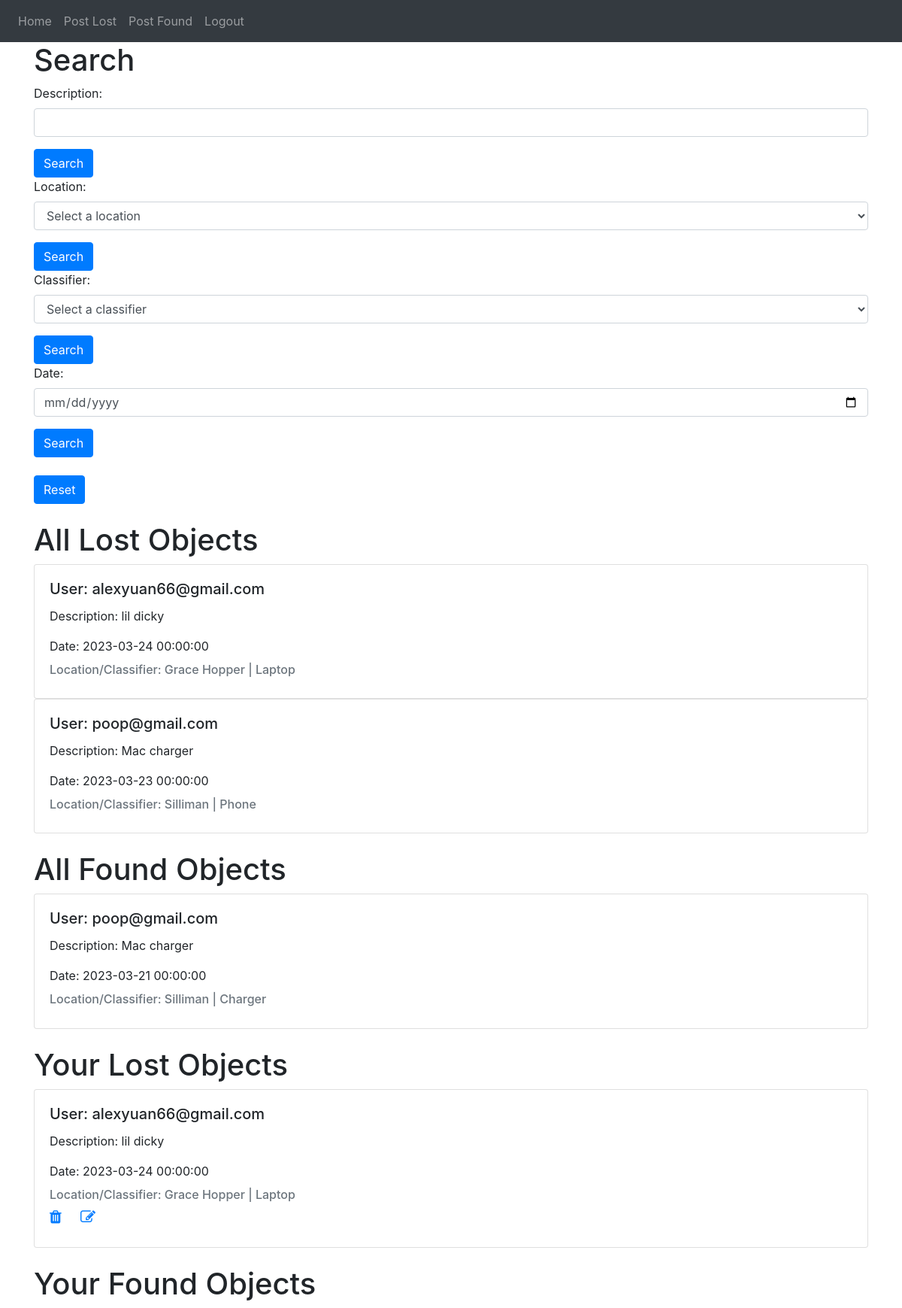
Screenshot of /home (signed in) with the database file from the repository.
### website/models.py (models this page shows)
class LostObjects(db.Model):
    __tablename__ = 'lost_objects'
    id = db.Column(db.Integer, primary_key=True)
    loster = db.Column(db.String(100), db.ForeignKey('people.username'))
    description = db.Column(db.String(1000))
    lost_date = db.Column(db.DateTime, default=datetime.utcnow)
    place = db.Column(db.String(100))
    classifier = db.Column(db.String(100))

class FoundObjects(db.Model):
    __tablename__ = 'found_objects'
    id = db.Column(db.Integer, primary_key=True)
    founder = db.Column(db.String(100), db.ForeignKey('people.username'))
    name = db.Column(db.String(100))
    description = db.Column(db.String(1000))
    found_date = db.Column(db.DateTime, default=datetime.utcnow)
    place = db.Column(db.String(100))
    classifier = db.Column(db.String(100))

### website/views.py (the view)
@views.route('/home', methods=['GET'])
def home():
    logger.debug('Getting the home page')
    user_lost_objects = LostObjects.query.filter(LostObjects.loster.contains(current_user.email)).all()
    lost_objects = LostObjects.query.all()
    user_found_objects = FoundObjects.query.filter(FoundObjects.founder.contains(current_user.email)).all()
    found_objects = FoundObjects.query.all()
    return render_template("home.html", user=current_user, lost_objects=lost_objects, found_objects=found_objects,
                           user_lost_objects=user_lost_objects, user_found_objects=user_found_objects)

### website/__init__.py (called while the page is built)
def create_app():
    app = Flask(__name__)
    app.config['SECRET_KEY'] = 'hjshjhdjah kjshkjdhjs'
    app.config['SQLALCHEMY_DATABASE_URI'] = f'sqlite:///{DB_NAME}'
    app.config['SESSION_TYPE'] = 'cookie'
    app.config['SESSION_PERMANENT'] = True
    db.init_app(app)
    from .views import views
    from .auth import auth
    app.register_blueprint(views, url_prefix='/')
    app.register_blueprint(auth, url_prefix='/')
    from .models import User
    with app.app_context():
        db.create_all()
    login_manager = LoginManager()
    login_manager.login_view = 'auth.login'
    login_manager.init_app(app)
    @login_manager.user_loader
    def load_user(id):
        return User.query.get(int(id))
    return app

### website/templates/home.html (shortened to what this page needs)
{% extends "base.html" %} {% block title %}Home{% endblock %}
{% block content %}
    <h1>Search</h1>
    <form method="POST" action="/search-objects" class="needs-validation" autocomplete="off">
        <div class="form-group">
            <label for="search">Description:</label>
            <input type="text" name="query" class="form-control" list="object_list" required>
        </div>
        <button type="submit" class="btn btn-primary">Search</button>
    </form>
    <form method="POST" action="/search-object-location" class="needs-validation">
        <div class="form-group">
            <label for="search">Location:</label>
            <select name="place" class="form-control" required>
                <option value="">Select a location</option>
            </select>
        </div>
        <button type="submit" class="btn btn-primary">Search</button>
    </form>
    <form method="POST" action="/search-object-classifier" class="needs-validation">
        <div class="form-group">
            <label for="search">Classifier:</label>
            <select name="classifier" class="form-control" required>
                <option value="">Select a classifier</option>
            </select>
        </div>
        <button type="submit" class="btn btn-primary">Search</button>
    </form>
    <form method="POST" action="/search-object-date" class="needs-validation">
        <div class="form-group">
            <label for="search">Date:</label>
            <input type="date" name="lost_date" class="form-control" required>
        </div>
        <button type="submit" class="btn btn-primary">Search</button>
    </form>
    <br>
    <form method="GET" action="/home" class="needs-validation">
        <button type="submit" class="btn btn-primary">Reset</button>
    </form>
    <br>
    <h1>All Lost Objects</h1>
    {% for lost_object in lost_objects %}
        <div class="card">
            <div class="card-body">
                <h5 class="card-title">User: {{ lost_object.loster }}</h5>
                <p class="card-text">Description: {{ lost_object.description }}</p>
                <p class="card-text">Date: {{ lost_object.lost_date }}</p>
                <h6 class="card-subtitle mb-2 text-muted">Location/Classifier: {{ lost_object.place }} | {{ lost_object.classifier }}</h6>
            </div>
        </div>
    {% endfor %}
    <br>
    <h1>All Found Objects</h1>
    {% for found_object in found_objects %}
        <div class="card">
            <div class="card-body">
                <h5 class="card-title">User: {{ found_object.founder }}</h5>
                <p class="card-text">Description: {{ found_object.description }}</p>
                <p class="card-text">Date: {{ found_object.found_date }}</p>
                <h6 class="card-subtitle mb-2 text-muted">Location/Classifier: {{ found_object.place }} | {{ found_object.classifier }}</h6>
            </div>
        </div>
    {% endfor %}
    <br>
    <h1>Your Lost Objects</h1>
    {% for user_object in user_lost_objects %}
        <div class="card">
            <div class="card-body">
                <h5 class="card-title">User: {{ user_object.loster }}</h5>
                <p class="card-text">Description: {{ user_object.description }}</p>
                <p class="card-text">Date: {{ user_object.lost_date }}</p>
                <h6 class="card-subtitle mb-2 text-muted">Location/Classifier: {{ user_object.place }} | {{ user_object.classifier }}</h6>
                <h5>
                    <a href="/delete-lost-object/{{ user_object.id }}" class="card-link">
                        <i class="fa fa-trash" aria-hidden="true"></i>
                    </a>
                    <a href="/update_lost_object/{{ user_object.id }}" class="card-link">
                        <i class="fa fa-pencil-square-o" aria-hidden="true"></i>
                    </a>
                </h5>
            </div>
        </div>
    {% endfor %}
    <br>
    <h1>Your Found Objects</h1>
{% endblock %}

### website/templates/base.html (shortened to what this page needs)
<!DOCTYPE html>
<html>
  <head>
    <link
      rel="stylesheet"
      href="https://stackpath.bootstrapcdn.com/bootstrap/4.4.1/css/bootstrap.min.css"
    />
    <link
      rel="stylesheet"
      href="https://stackpath.bootstrapcdn.com/font-awesome/4.7.0/css/font-awesome.min.css"
    />
  </head>
  <body>
    <nav class="navbar navbar-expand-lg navbar-dark bg-dark">
      <div class="collapse navbar-collapse" id="navbar">
        <div class="navbar-nav">
          {% if user.is_authenticated %}
          <a class="nav-item nav-link" id="home" href="/home">Home</a>
          <a class="nav-item nav-link" id="post_loss" href="/post_loss">Post Lost</a>
          <a class="nav-item nav-link" id="post_found" href="/post_found">Post Found</a>
          <a class="nav-item nav-link" id="logout" href="/logout">Logout</a>
          {% else %}
          <a class="nav-item nav-link" id="login" href="/login">Login</a>
          <a class="nav-item nav-link" id="signUp" href="/sign-up">Sign Up</a>
          {% endif %}
        </div>
      </div>
    </nav>
    <div class="container">{% block content %} {% endblock %}</div>
  </body>
</html>

### rows the page displays
LostObjects: loster "alexyuan66@gmail.com", description "lil dicky", lost_date "2023-03-24 00:00:00", place "Grace Hopper", classifier "Laptop"
LostObjects: loster "poop@gmail.com", description "Mac charger", lost_date "2023-03-23 00:00:00", place "Silliman", classifier "Phone"
FoundObjects: founder "poop@gmail.com", description "Mac charger", found_date "2023-03-21 00:00:00", place "Silliman", classifier "Charger"
